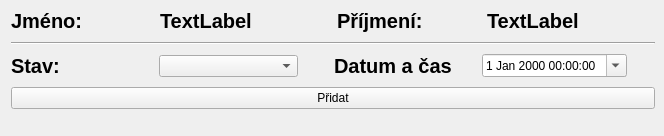
<?xml version="1.0" encoding="UTF-8"?>
<ui version="4.0">
 <class>Form</class>
 <widget class="QWidget" name="Form">
  <property name="geometry">
   <rect>
    <x>0</x>
    <y>0</y>
    <width>664</width>
    <height>136</height>
   </rect>
  </property>
  <property name="windowTitle">
   <string>Form</string>
  </property>
  <layout class="QVBoxLayout" name="verticalLayout_2" stretch="50,5,50,30,1000">
   <property name="spacing">
    <number>9</number>
   </property>
   <property name="topMargin">
    <number>9</number>
   </property>
   <property name="rightMargin">
    <number>9</number>
   </property>
   <property name="bottomMargin">
    <number>9</number>
   </property>
   <item>
    <layout class="QHBoxLayout" name="horizontalLayout" stretch="100,100,20,100,100,20">
     <item>
      <widget class="QLabel" name="label">
       <property name="font">
        <font>
         <pointsize>15</pointsize>
         <weight>75</weight>
         <bold>true</bold>
        </font>
       </property>
       <property name="text">
        <string>Jméno:</string>
       </property>
      </widget>
     </item>
     <item>
      <widget class="QLabel" name="la_name">
       <property name="font">
        <font>
         <pointsize>15</pointsize>
         <weight>75</weight>
         <bold>true</bold>
        </font>
       </property>
       <property name="text">
        <string>TextLabel</string>
       </property>
      </widget>
     </item>
     <item>
      <spacer name="horizontalSpacer_2">
       <property name="orientation">
        <enum>Qt::Horizontal</enum>
       </property>
       <property name="sizeHint" stdset="0">
        <size>
         <width>40</width>
         <height>20</height>
        </size>
       </property>
      </spacer>
     </item>
     <item>
      <widget class="QLabel" name="label_2">
       <property name="font">
        <font>
         <pointsize>15</pointsize>
         <weight>75</weight>
         <bold>true</bold>
        </font>
       </property>
       <property name="text">
        <string>Příjmení:</string>
       </property>
      </widget>
     </item>
     <item>
      <widget class="QLabel" name="la_surname">
       <property name="font">
        <font>
         <pointsize>15</pointsize>
         <weight>75</weight>
         <bold>true</bold>
        </font>
       </property>
       <property name="text">
        <string>TextLabel</string>
       </property>
      </widget>
     </item>
     <item>
      <spacer name="horizontalSpacer_3">
       <property name="orientation">
        <enum>Qt::Horizontal</enum>
       </property>
       <property name="sizeHint" stdset="0">
        <size>
         <width>40</width>
         <height>20</height>
        </size>
       </property>
      </spacer>
     </item>
    </layout>
   </item>
   <item>
    <widget class="Line" name="line">
     <property name="orientation">
      <enum>Qt::Horizontal</enum>
     </property>
    </widget>
   </item>
   <item>
    <layout class="QHBoxLayout" name="horizontalLayout_3" stretch="100,100,20,100,100,20">
     <item>
      <widget class="QLabel" name="label_6">
       <property name="font">
        <font>
         <pointsize>15</pointsize>
         <weight>75</weight>
         <bold>true</bold>
        </font>
       </property>
       <property name="text">
        <string>Stav:</string>
       </property>
      </widget>
     </item>
     <item>
      <widget class="QComboBox" name="cbox_state"/>
     </item>
     <item>
      <spacer name="horizontalSpacer_4">
       <property name="orientation">
        <enum>Qt::Horizontal</enum>
       </property>
       <property name="sizeHint" stdset="0">
        <size>
         <width>40</width>
         <height>20</height>
        </size>
       </property>
      </spacer>
     </item>
     <item>
      <widget class="QLabel" name="label_3">
       <property name="font">
        <font>
         <pointsize>15</pointsize>
         <weight>75</weight>
         <bold>true</bold>
        </font>
       </property>
       <property name="text">
        <string>Datum a čas</string>
       </property>
      </widget>
     </item>
     <item>
      <widget class="QDateTimeEdit" name="de_date_time">
       <property name="calendarPopup">
        <bool>true</bool>
       </property>
      </widget>
     </item>
     <item>
      <spacer name="horizontalSpacer">
       <property name="orientation">
        <enum>Qt::Horizontal</enum>
       </property>
       <property name="sizeHint" stdset="0">
        <size>
         <width>40</width>
         <height>20</height>
        </size>
       </property>
      </spacer>
     </item>
    </layout>
   </item>
   <item>
    <widget class="QPushButton" name="pb_add">
     <property name="text">
      <string>Přidat</string>
     </property>
    </widget>
   </item>
   <item>
    <spacer name="verticalSpacer">
     <property name="orientation">
      <enum>Qt::Vertical</enum>
     </property>
     <property name="sizeHint" stdset="0">
      <size>
       <width>20</width>
       <height>40</height>
      </size>
     </property>
    </spacer>
   </item>
  </layout>
 </widget>
 <resources/>
 <connections/>
</ui>
